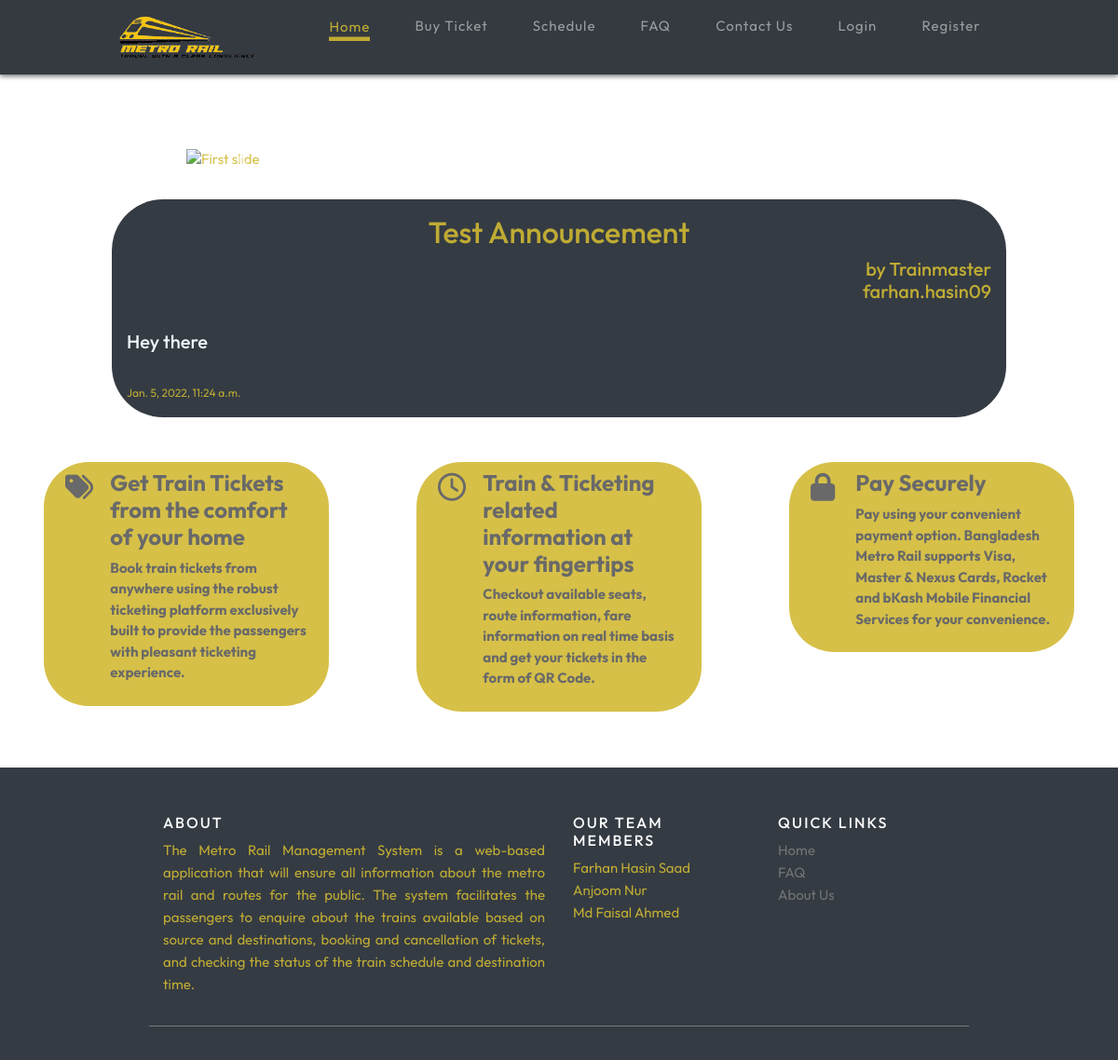
The page / on the database its author committed.
### railapp/models.py (models this page shows, shortened)
class Announcement(models.Model):
    title = models.CharField(max_length=200, unique=True)
    username = models.CharField(max_length=200)
    content = models.TextField()
    created_on = models.DateTimeField(auto_now_add=True)
    class Meta:
         ordering = ['created_on']

### railapp/views.py (the view, shortened to what this page needs)
# urls.py: 2. Add a URL to urlpatterns:  path('', views.home, name='home')
def home(request):
    try:
        post_list=Announcement.objects.order_by('created_on').reverse()
        post_list_2=Announcement.objects.latest('created_on')
        test=Book.objects.all()
        context = {'post_list':post_list, 'post_list_2':post_list_2, 'test':test}
    except ObjectDoesNotExist:
        context={}
    return render(request, 'railapp/home.html', context)

### railapp/templates/railapp/home.html (shortened to what this page needs)
{% extends 'railapp/main.html' %}
{% load static %}
{% block content %}
<html>
<link rel="stylesheet" href="{% static 'css/homebuy.css'%}">
<link rel="stylesheet" href="{% static 'css/contact.css' %}">
<body>
{% if request.user.is_authenticated and user.is_trainmaster == True %}
<div class="inner">
  <form class="{% url 'home' %}" method="post">
    {% csrf_token %}
    <h3 style="text-align:center;">Post Announcement {{name}}</h3>
    <p style="text-align:center;">If you have any announcement to make type the message in the box below. </p>
    <label class="form-group" >
      <input class="form-control" type="text" id="fname" name="title"><br><br>
      <textarea name='content' id="" class="form-control" required></textarea>
      <span class="border"></span>
    </label>
    <button type="submit" class="btn
    dento-btn">Post</button>
  </form>
</div>
{% for row in post_list %}
  <div class="post">
  <h2 style="text-align: center;">{{row.title}}</h2>
  <h5 style="text-align: right;">by {{row.username}}</h5> <br>
  <h5 style="color: aliceblue;">{{row.content}}</h5> <br>
  <small style="text-align: right;">{{row.created_on}}</small>
  </div>
  {% endfor %}
{% else %}
<div id="carouselExampleFade" class="carousel slide carousel-fade " data-ride="carousel">
  <div class="carousel-inner ">
    <div class="carousel-item active ">
      <img class="d-block w-100" src="https://www.travelmate.com.bd/wp-content/uploads/2021/05/Metro-Rail-Dhaka.jpg" alt="First slide">
    </div>
  </div>
  <a class="carousel-control-prev " href="#carouselExampleFade" role="button" data-slide="prev">
    <span class="carousel-control-prev-icon" aria-hidden="true"></span>
  </a>
  <a class="carousel-control-next" href="#carouselExampleFade" role="button" data-slide="next">
    <span class="carousel-control-next-icon" aria-hidden="true"></span>
  </a>
</div>
<div class="post" style="margin-bottom: 3rem;">
  <h2 style="text-align: center;">{{post_list_2.title}}</h2><h5 style="text-align: right;">by Trainmaster <br> {{post_list_2.username}}</h5> <br>
  <h5 style="color: aliceblue;">{{post_list_2.content}}</h5> <br>
  <small style="text-align: right;">{{post_list_2.created_on}}</small>
  </div>
<div class="mainrow ">
  <div class="col-md-4">
  <div class="row">
  <div class="col-2 col-sm-2 mt-1 cus-i-col">
    <i class="fas fa-tags fa-2x"></i>
  </div>
  <div class="col-10 col-sm-10">
    <h4 class="font-weight-bold">Get Train Tickets from the comfort of your home</h4>
    <p class="font-weight-bold cus-font-col-5">Book train tickets from anywhere using
      the robust ticketing platform exclusively built to provide the passengers with pleasant ticketing experience.</p>
  </div>
  </div>
  </div>
  <div class="col-md-4">
  <div class="row">
  <div class="col-2 col-md-2 mt-1  cus-i-col">
    <i class="far fa-clock fa-2x"></i>
  </div>
  <div class="col-10 col-md-10">
    <h4 class="font-weight-bold">Train &amp; Ticketing related information at your fingertips</h4>
      <p class="font-weight-bold cus-font-col-5">Checkout available seats, route information, fare information on real time basis and get your tickets in the form of QR Code.</p>
  </div>
  </div>
  </div>
  <div class="col-md-4">
   <div class="row">
  <div class="col-2 col-md-2 mt-1  cus-i-col">
  <i class="fas fa-lock fa-2x"></i>
  </div>
  <div class="col-10 col-md-10">
   <h4 class="font-weight-bold">Pay Securely</h4>
  <p class="font-weight-bold cus-font-col-5">Pay using your convenient payment option.
    Bangladesh Metro Rail supports Visa, Master &amp; Nexus Cards, Rocket and bKash Mobile Financial Services for your convenience.</p>
 </div>
 </div>
 </div>
 </div>
 {% endif %}
</body>
{% endblock content %}

### static/css/main.css (style rules this page uses)
body { background-image:url(https://images.unsplash.com/photo-1556695736-d287caebc48e?ixlib=rb-1.2.1&ixid=MnwxMjA3fDB8MHxzZWFyY2h8MXx8bWV0cm98ZW58MHx8MHx8&w=1000&q=80)!important; background-repeat: no-repeat; background-attachment: fixed; background-size: cover; }

### static/css/contact.css (style rules this page uses)
* { -webkit-box-sizing: border-box; -moz-box-sizing: border-box; box-sizing: border-box; }
body { font-family: "Outfit"; color: rgba(209, 185, 50, 0.89); font-size: 15px; }

### railapp/templates/railapp/home.html (style rules this page uses)
.post { background-color: #343b43; color: rgba(209, 185, 50, 0.89); display: block; border-radius: 55px; margin: auto; padding: 1rem; margin-top: 2rem; width: 60rem; }
.carousel { position: relative; width: 50rem; margin: auto; margin-top: 5rem; margin-bottom: 1rem; }
.row { background-color:rgba(209, 185, 50, 0.89); text-align: left; display: flex; flex-wrap: wrap; margin-right: 2rem; margin-left: 2rem; padding:0.5rem; border-radius:3rem; }
.mainrow { display: inline-flex; color: dimgray; }

### rows shown on the page
Announcement: title "Test Announcement", username "farhan.hasin09", content "Hey there", created_on "Jan. 5, 2022, 11:24 a.m."
